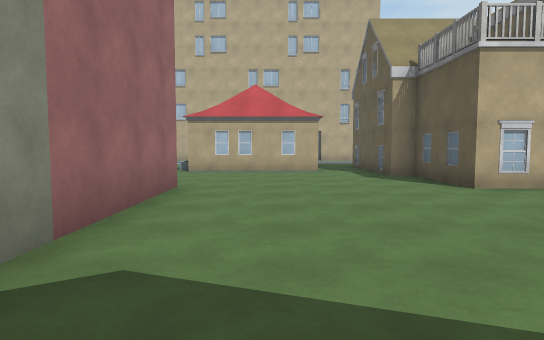
view 1 (above)

24 first-person views from a walk through a 3-D level made in the Unity game engine. The camera is 1.4 m above the floor, tilts 4° down and sees 75° across. The floor is counted in squares, 2 m on a side. Each view is taken from the middle of a square. On the plan, view 1 faces up. The plan holds only what a view shows up to about 11 squares ahead; the rest is blank. The place goes on beyond the plan. The player character is not drawn. Some surface patterns are stand-ins.

view 2
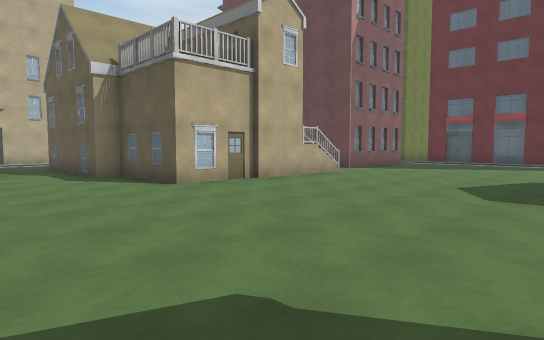

view 3
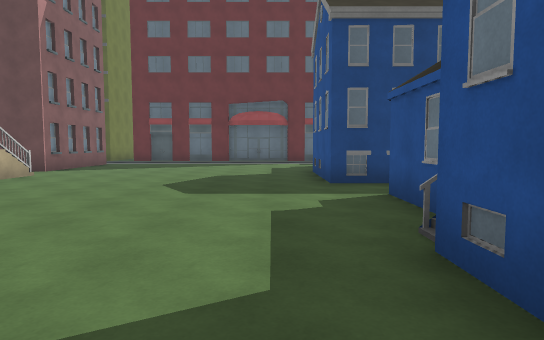

view 4
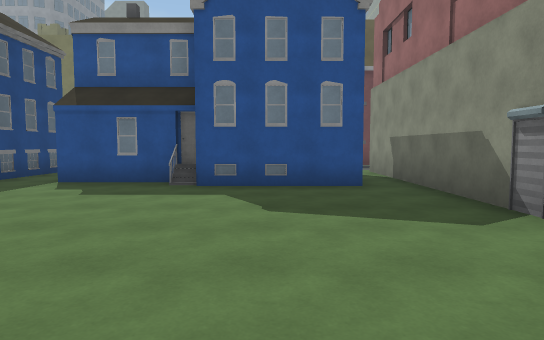

view 5
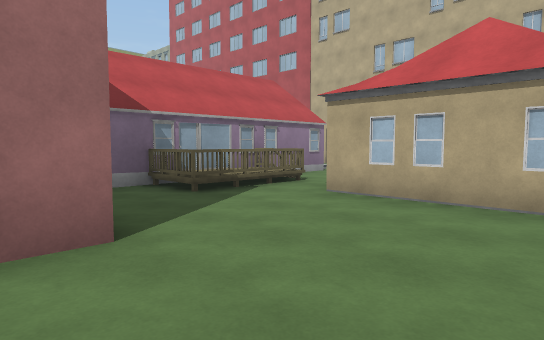

view 6
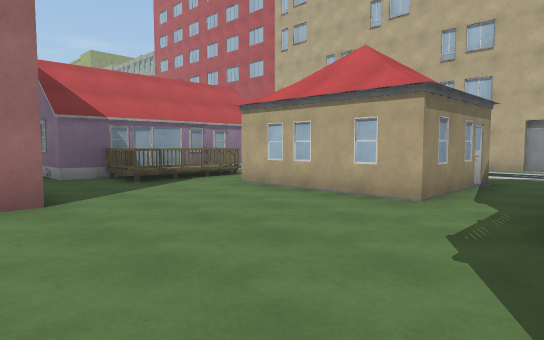

view 7
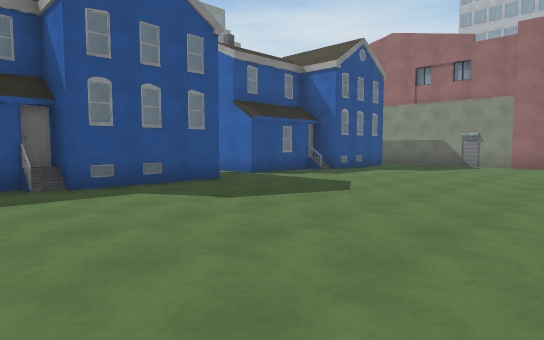

view 8
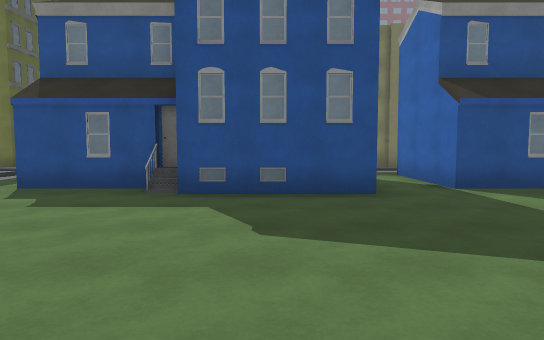

view 9
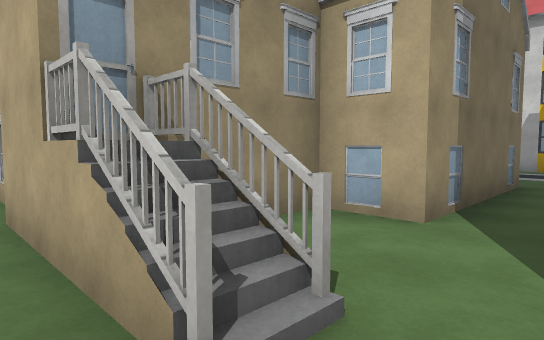

view 10
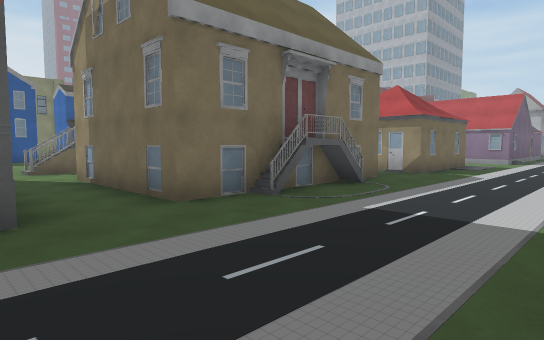

view 11
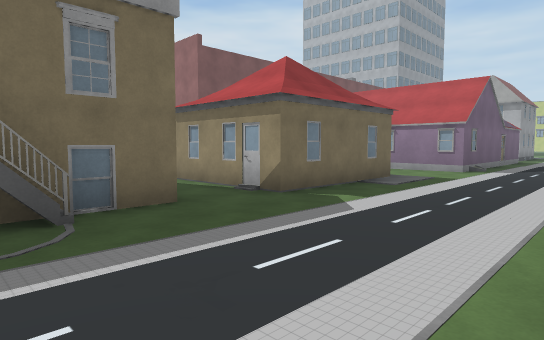

view 12
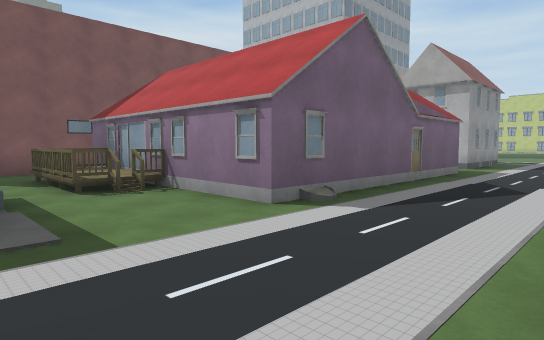

view 13
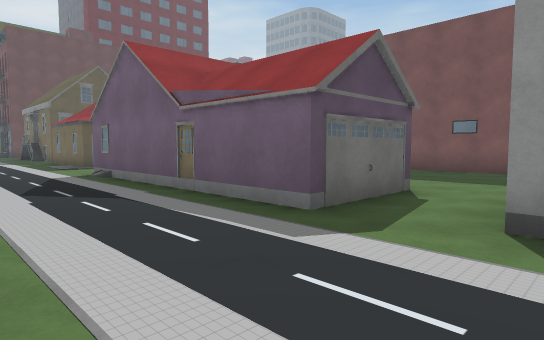

view 14
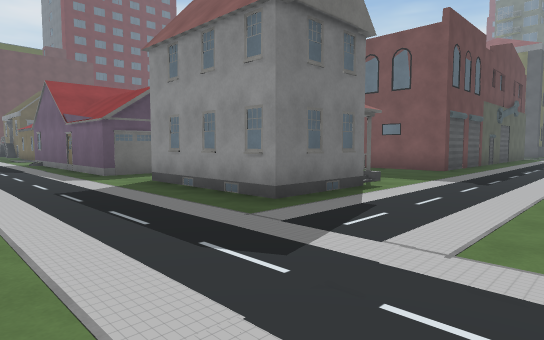

view 15
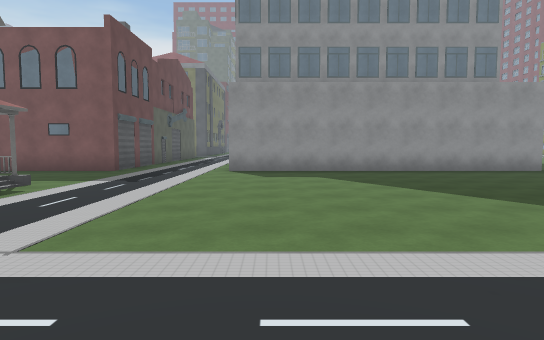

view 16
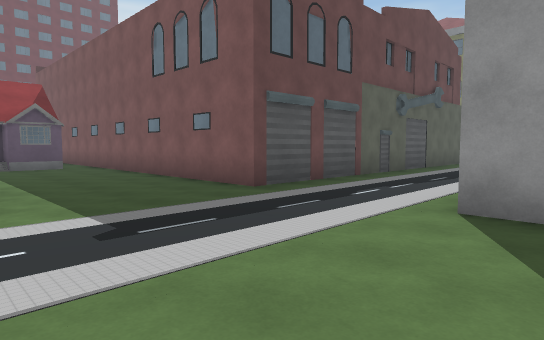

view 17
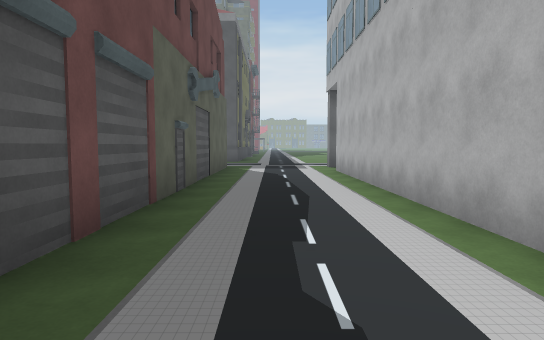

view 18
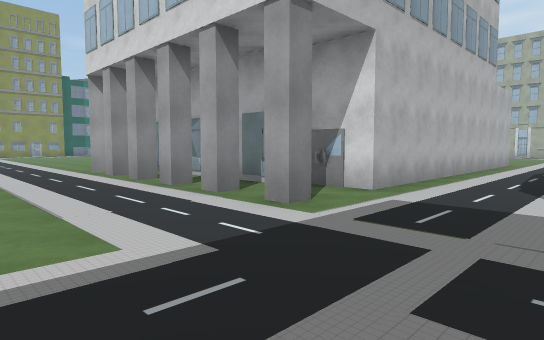

view 19
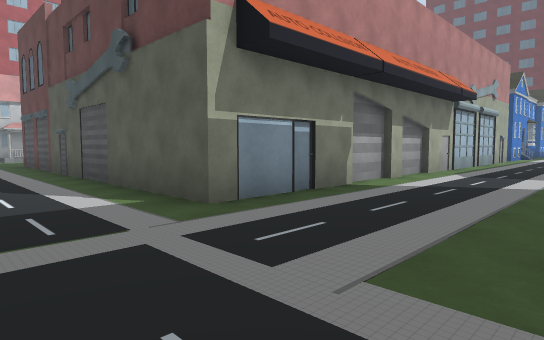

view 20
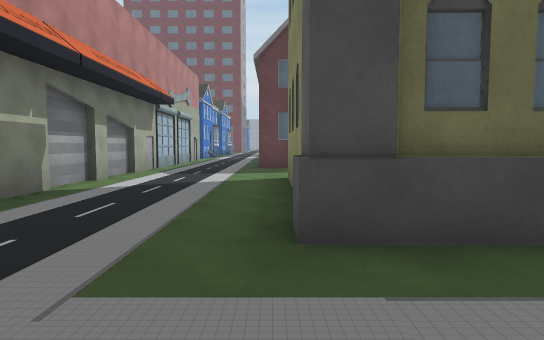

view 21
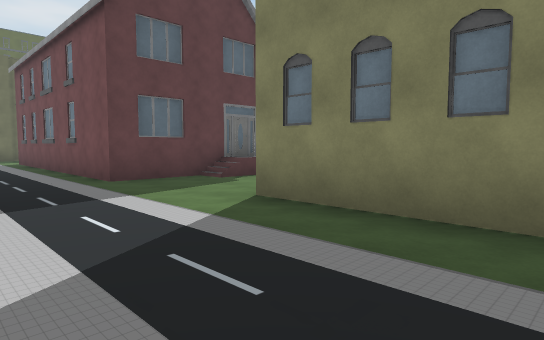

view 22
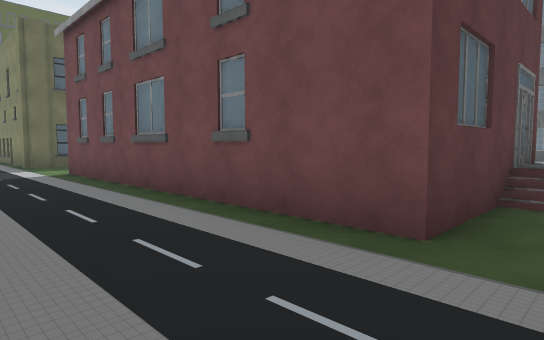

view 23
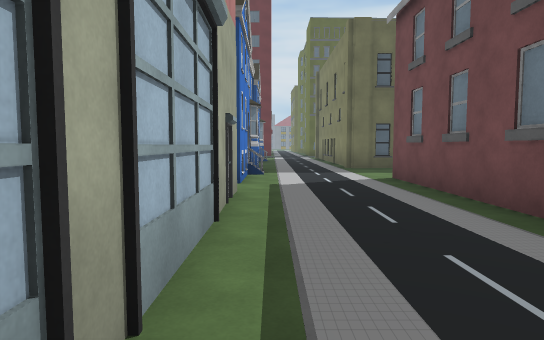

view 24
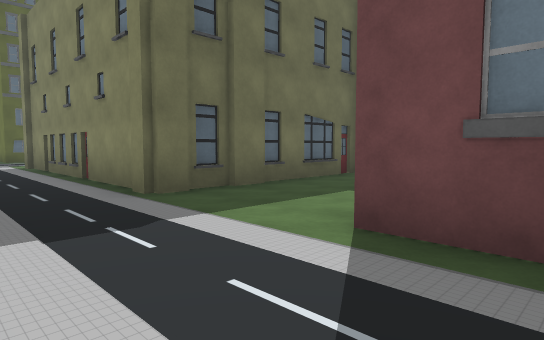

### Floor plan
Key: @ floor where view 1 was taken; # wall or solid block; . floor; B building; O other object.
Columns run from 27 left of view 1 to 11 right of it. Each row starts with its distance up from view 1.
 16       ...... .....   O OB. ##B  ...B..
 15      .................................
 14     ..................................
 13    .............#######...............B
 12    ........   ..#     #..B###.##B##..B
 11   .........   ..      #.. ###.#    ..
 10  ..........B  ...     #B.####.#    ..
  9  ................     #B......#    ..
  8 ..................##  #B......#  ##..
  7 ..................#  ##........  #...#
  6 ########...########   ####.....###BB.##
  5        #...#             #.............
  4        #...#             #.............
  3        B...#             #.............
  2        B...#             #.............
  1        B...#             #.............
  0        B...#             #.@...........
 -1        B...#             #.###....###..
 -2        B...#             #.  ####.###B#
 -3  BBBBBBB...#             #.   # #.#
 -4    ........###############.#BB###.#
 -5 B..BB..B.........................
 -6 .......  ............................
 -7 .......................................
 -8       .............#########...########
 -9          ..#####...#        ...#
-10           .#     ..#        B..#
-11                    #          .#

Positions as (right, up) in squares from view 1, and headings:
1: (0, 0), facing up
2: (0, 0), facing up-right
3: (0, 0), facing right
4: (1, 5), facing down
5: (1, 5), facing up-left
6: (3, 5), facing up-left
7: (11, 5), facing down-left
8: (8, 4), facing down
9: (9, 5), facing up-left
10: (10, 16), facing down-left
11: (5, 16), facing down-left
12: (-2, 16), facing down-left
13: (-14, 16), facing down-right
14: (-20, 16), facing down-right
15: (-21, 16), facing down
16: (-21, 10), facing down-right
17: (-18, 7), facing down
18: (-17, -8), facing up-left
19: (-19, -8), facing up-right
20: (-19, -8), facing right
21: (-15, -5), facing down-right
22: (-9, -5), facing down-right
23: (-7, -5), facing right
24: (-1, -5), facing down-right
